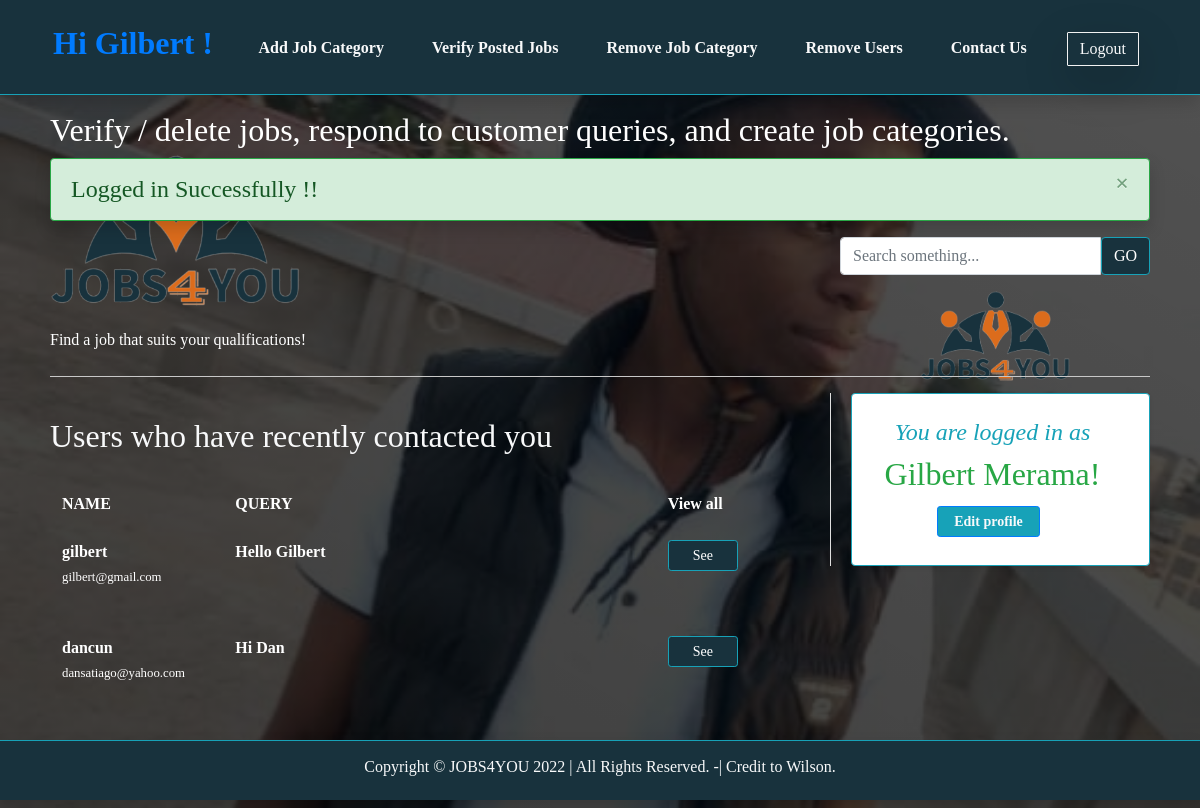
The app's page /admin/index.php (signed in) with its own data.
### tables this page shows
CREATE TABLE `contact` (
  `cont_id` int(4) NOT NULL,
  `cont_fnm` varchar(30) NOT NULL,
  `cont_email` varchar(20) NOT NULL,
  `cont_query` varchar(300) NOT NULL
);

### admin/index.php (the view, shortened to what this page needs)
<?php session_start();
include("includes/header.inc.php");
?>
<div id="header-wrapper">
	<div id="header">
		<div id="menu">
			<?php
			include("includes/menu.inc.php");
			if (isset($_SESSION['msg-success'])) {
				echo $_SESSION['msg-success'];
			}
			?>
		</div>
		<div id="search">
			<?php
			include("includes/search.inc.php");
			?>
			<div class="text-center">
				<img src="images/jobs4you-logo.png" alt="" width="150">
			</div>
		</div>
	</div>
</div>
<div id="logo">
	<?php
	include("includes/logo.inc.php");
	?>
</div>
<div id="wrapper">
	<div id="page">
		<div id="page-bgtop">
			<hr />
			<div id="content">
				<div class="text-light">
					<div class="entry">
						<br>
						<table width="100%" class="table table-borderless" border="0">
							<tr>
								<td width="25%"><b>NAME</b>
								<td width="65%"><b>QUERY</b>
								<td width="10%"><b>View all</b>
							</tr>
							<?php
							$link = mysqli_connect("localhost", "root", "", "jobs4you") or die("can not connect");
							echo '<h2 class="text-light pb-3">
							Users who have recently contacted you
							</h2>';
							$q = "select * from contact limit 2";
							$res = $link->query($q) or die("can not connect");
							while ($row = mysqli_fetch_assoc($res)) {
								echo '
							<tr>
							<td>
							' . $row['cont_fnm'] . '<br><small>' . $row['cont_email'] . '</small><br><br>
							<td>' . $row['cont_query'] . '
							<td><a href="contact.php" class="btn btn-info btn-sm px-4 py-1">See</a>
							</tr>
					';
							}
							?>
						</table>
					</div>
				</div>
			</div>
		</div>
		<div id="sidebar">
			<?php
			include("includes/sidebar.inc.php");
			?>
		</div>
	</div>
</div>
<div class="mb-5" style="clear: both;">&nbsp;</div>
<div id="footer">
	<?php
	include("includes/footer.inc.php");
	?>

### admin/style.css (style rules this page uses)
body { margin: 0px; padding: 0; background: linear-gradient(30deg, rgb(0,0,0,.76), rgba(0, 0, 0, 0.678)), url("images/wlsn.jpeg"); background-position-x: 50%; background-position-y: 30%; background-repeat: no-repeat; background-attachment: fixed; background-size: cover; font-family: "Alegreya"!important; font-size: 12px; color: #0e4456; }
td { color: #fff; }
.btn-info { background-color: #18323d !important; }
hr { background-color: #dfdfdf !important; height: 1px; }
h1, h2, h3 { color: #444; }
a { color: #0e4456; }
#wrapper { margin: 0px; padding: 30px 0px 0px 0px; }
#header-wrapper { margin: 0px; padding: 0px; }
#header { width: 1100px; height: 60px; margin: 0 auto; }
#search { float: right; width: 310px; }
#page { width: 1100px; margin: 0 auto; padding: 0px; }
#logo { width: 1100px; height: 175px; margin: 0 auto; }
#content { float: left; width: 700px; }
#sidebar { float: right; width: 320px; font-size: 12px; padding-left: 20px; margin-top: 0px; border-left: 1px solid #dfdfdf; position: relative !important; }
#page { position: relative !important; margin-bottom: 30px; }
::marker { color:#fff; }
#footer { padding: 20px 0; text-align: center; position: fixed; top: 90vh; bottom: 0vh; right: 0; left: 0; }

### records on screen
contact: cont_fnm "gilbert", cont_email "gilbert@gmail.com", cont_query "Hello Gilbert"
contact: cont_fnm "dancun", cont_email "dansatiago@yahoo.com", cont_query "Hi Dan"

### other values on screen
$_SESSION['fnm'] "Gilbert"
$_SESSION['msg-success'] "× Logged in Successfully !!"
$_SESSION['lnm'] "Merama"
